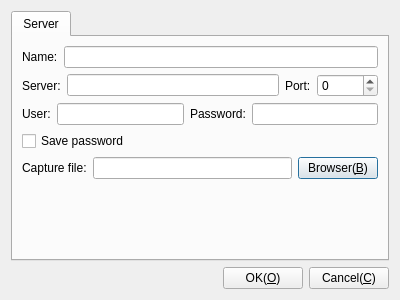
<?xml version="1.0" encoding="UTF-8"?>
<ui version="4.0">
 <class>CDlgSettingsSSH</class>
 <widget class="QDialog" name="CDlgSettingsSSH">
  <property name="geometry">
   <rect>
    <x>0</x>
    <y>0</y>
    <width>400</width>
    <height>300</height>
   </rect>
  </property>
  <property name="windowTitle">
   <string>Set ssh</string>
  </property>
  <layout class="QGridLayout" name="gridLayout_2">
   <item row="0" column="0">
    <widget class="QTabWidget" name="tabWidget">
     <property name="currentIndex">
      <number>0</number>
     </property>
     <widget class="QWidget" name="Server">
      <attribute name="title">
       <string>Server</string>
      </attribute>
      <layout class="QGridLayout" name="gridLayout">
       <item row="0" column="0">
        <layout class="QHBoxLayout" name="horizontalLayout_5">
         <item>
          <widget class="QLabel" name="label_6">
           <property name="text">
            <string>Name:</string>
           </property>
          </widget>
         </item>
         <item>
          <widget class="QLineEdit" name="leName"/>
         </item>
        </layout>
       </item>
       <item row="1" column="0">
        <layout class="QHBoxLayout" name="horizontalLayout_2">
         <item>
          <widget class="QLabel" name="label">
           <property name="text">
            <string>Server:</string>
           </property>
          </widget>
         </item>
         <item>
          <widget class="QLineEdit" name="leHost"/>
         </item>
         <item>
          <widget class="QLabel" name="label_2">
           <property name="text">
            <string>Port:</string>
           </property>
          </widget>
         </item>
         <item>
          <widget class="QSpinBox" name="spPort">
           <property name="maximum">
            <number>65523</number>
           </property>
          </widget>
         </item>
        </layout>
       </item>
       <item row="2" column="0">
        <layout class="QHBoxLayout" name="horizontalLayout_3">
         <item>
          <widget class="QLabel" name="label_3">
           <property name="text">
            <string>User:</string>
           </property>
          </widget>
         </item>
         <item>
          <widget class="QLineEdit" name="leUser"/>
         </item>
         <item>
          <widget class="QLabel" name="label_4">
           <property name="text">
            <string>Password:</string>
           </property>
          </widget>
         </item>
         <item>
          <widget class="QLineEdit" name="lePassword">
           <property name="echoMode">
            <enum>QLineEdit::Password</enum>
           </property>
          </widget>
         </item>
        </layout>
       </item>
       <item row="3" column="0">
        <widget class="QCheckBox" name="cbSavePassword">
         <property name="text">
          <string>Save password</string>
         </property>
        </widget>
       </item>
       <item row="4" column="0">
        <layout class="QHBoxLayout" name="horizontalLayout_4">
         <item>
          <widget class="QLabel" name="label_5">
           <property name="text">
            <string>Capture file:</string>
           </property>
          </widget>
         </item>
         <item>
          <widget class="QLineEdit" name="leCapFile"/>
         </item>
         <item>
          <widget class="QPushButton" name="pbCapFileBrowser">
           <property name="text">
            <string>Browser(&amp;B)</string>
           </property>
          </widget>
         </item>
        </layout>
       </item>
       <item row="5" column="0">
        <spacer name="verticalSpacer">
         <property name="orientation">
          <enum>Qt::Vertical</enum>
         </property>
         <property name="sizeHint" stdset="0">
          <size>
           <width>20</width>
           <height>40</height>
          </size>
         </property>
        </spacer>
       </item>
      </layout>
     </widget>
    </widget>
   </item>
   <item row="1" column="0">
    <layout class="QHBoxLayout" name="horizontalLayout">
     <item>
      <spacer name="horizontalSpacer">
       <property name="orientation">
        <enum>Qt::Horizontal</enum>
       </property>
       <property name="sizeHint" stdset="0">
        <size>
         <width>40</width>
         <height>20</height>
        </size>
       </property>
      </spacer>
     </item>
     <item>
      <widget class="QPushButton" name="pbOK">
       <property name="text">
        <string>OK(&amp;O)</string>
       </property>
      </widget>
     </item>
     <item>
      <widget class="QPushButton" name="pbCancel">
       <property name="text">
        <string>Cancel(&amp;C)</string>
       </property>
      </widget>
     </item>
    </layout>
   </item>
  </layout>
 </widget>
 <resources/>
 <connections/>
</ui>
